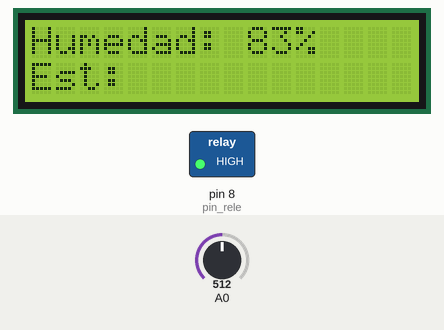
This sketch was run on a simulated Arduino Uno, built with avr-gcc and run on an emulated ATmega328P. Shown: 16×2 character LCD, switched loads named in the sketch (green lamp = pin HIGH). The inputs (shaded band) are chosen by the test bench; at power-on: A0 = 512.

Above: at 1.2 s.
1.3 s: A0 set to 658
At 1.7 s:
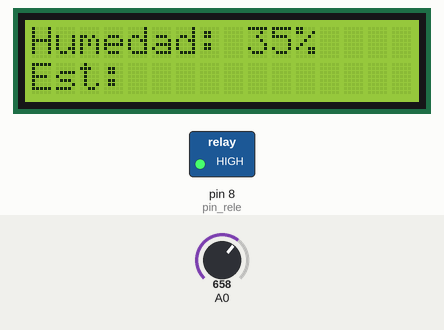
2.8 s: A0 set to 684
At 4.0 s:
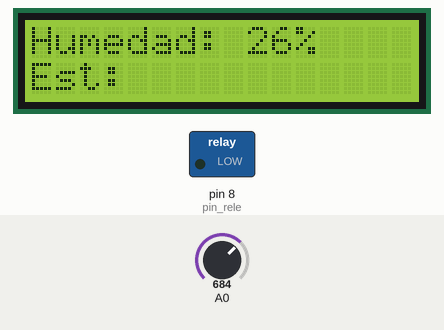
4.3 s: A0 set to 716
At 5.4 s:
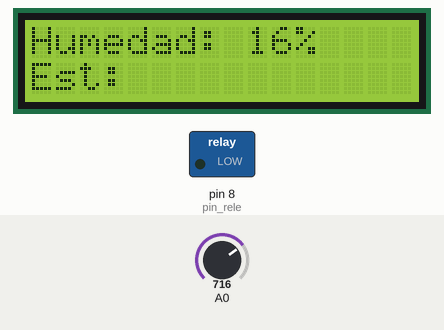
Timing chart, 0 to 12.4 s (numbered marks = the images above; inputs shaded):
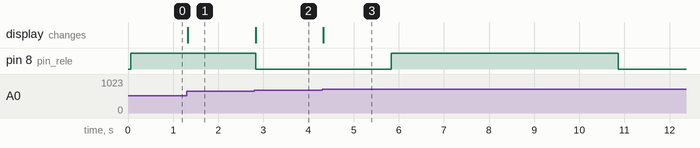

Measured:
- the behaviour switches between 674 and 675 on A0 (found by bisection; images 1 and 2)
- after the input at 1.3 s, the display: changes at once (image 1)
- after the input at 2.8 s, pin 8 (pin_rele): HIGH → LOW at once; the display: changes at once (image 2)
- after the input at 4.3 s, the display: changes at once (image 3)

The sketch:

Proyecto_R_U1.ino
```cpp
#include <LiquidCrystal_I2C.h>


LiquidCrystal_I2C lcd(0x27, 16, 2);

const int pin_rele = 8;


// Definicion de  los estados
enum Estados { MONITOREANDO, REGANDO, PAUSA_ABSORCION };
Estados estadoActual = MONITOREANDO;
Estados estadoAnterior = MONITOREANDO;
unsigned long cronometro = 0;
const unsigned long TIEMPO_RIEGO = 3000;
const unsigned long TIEMPO_PAUSA = 5000;

void setup() {
  Wire.begin();
  lcd.init();
  lcd.backlight();

  pinMode(pin_rele, OUTPUT);

  digitalWrite(pin_rele, HIGH);

  Serial.begin(9600);
}

void loop() {
  //Mapeamos
  int lecturaCruda = analogRead(A0);
  int porcentaje = map(lecturaCruda, 766, 460, 0, 100);
  porcentaje = constrain(porcentaje, 0, 100);

  unsigned long tiempoActual = millis();

  mostrarLCD(porcentaje);
// Control de Estados
  switch (estadoActual) {

    case MONITOREANDO:
      if (porcentaje < 30) {
        // Para ENCENDER la bomba
        digitalWrite(pin_rele, LOW);
        cronometro = tiempoActual;
        estadoActual = REGANDO;
      }
      break;

    case REGANDO:
      if (tiempoActual - cronometro >= TIEMPO_RIEGO) {
        // Para APAGAR la bomba
        digitalWrite(pin_rele, HIGH);
        cronometro = tiempoActual;
        estadoActual = PAUSA_ABSORCION;
      }
      break;

    case PAUSA_ABSORCION:
      // Esperamos 5 segundos a que el agua filtre en la tierra
      if (tiempoActual - cronometro >= TIEMPO_PAUSA) {
        estadoActual = MONITOREANDO;
      }
      break;
  }
}

void mostrarLCD(int valor) {
  lcd.setCursor(0, 0);
  lcd.print("Humedad: ");
  lcd.print(valor);
  lcd.print("%   ");

  lcd.setCursor(0, 1);
  lcd.print("Est: ");
}


void mostrarEstado(int porcentaje) {

  // Solo limpia cuando cambia de estado
  if (estadoActual != estadoAnterior) {
    lcd.clear();
    estadoAnterior = estadoActual;
  }

  switch (estadoActual) {

    case MONITOREANDO:

      mostrarLCD(porcentaje);

      lcd.setCursor(0, 1);
      lcd.print("MONITOREANDO ");
      break;

    case REGANDO:

      lcd.setCursor(0, 0);
      lcd.print("Sistema Activo");

      lcd.setCursor(0, 1);
      lcd.print("EN RIEGO      ");
      break;

    case PAUSA_ABSORCION:

      mostrarLCD(porcentaje);

      lcd.setCursor(0, 1);
      lcd.print("PAUSA TEMP.   ");
      break;
  }
}
```
